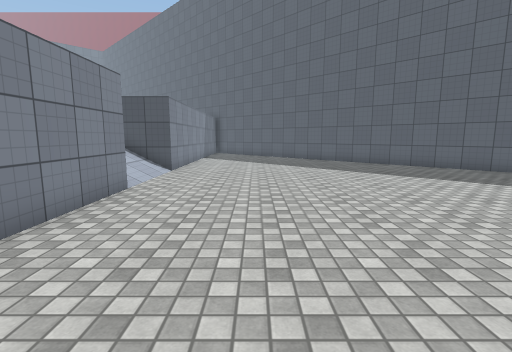
view 1 (above)

17 first-person views from a walk through a scene from a Unity 3-D project. The camera is 1.4 m above the floor, tilts 8° down and sees 85° across. The floor is counted in squares, 1 m on a side. Each view is taken from the middle of a square. On the plan, view 1 faces up. The plan holds only what a view shows up to about 14 squares ahead; the rest is blank. The place goes on beyond the plan. The player character is not drawn. Surface patterns are stand-ins for the level's own textures.

view 2
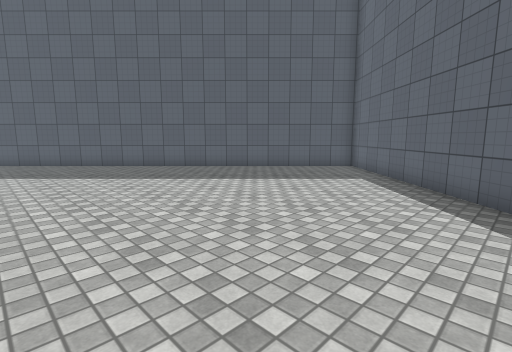

view 3
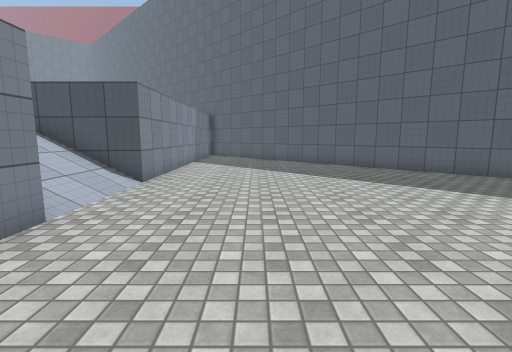

view 4
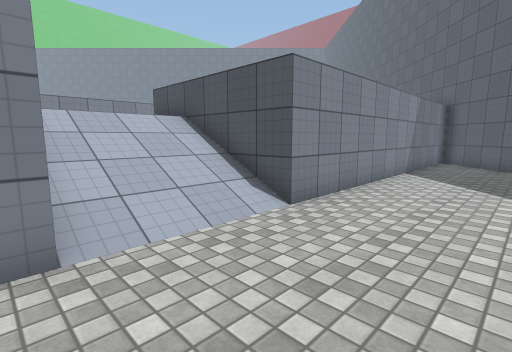

view 5
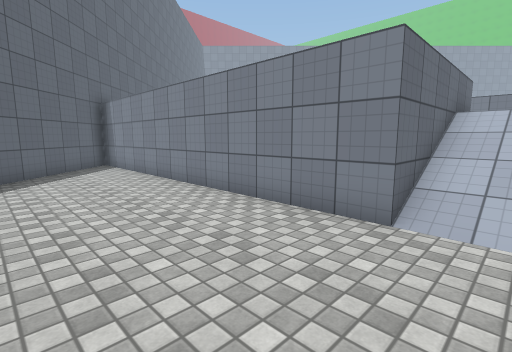

view 6
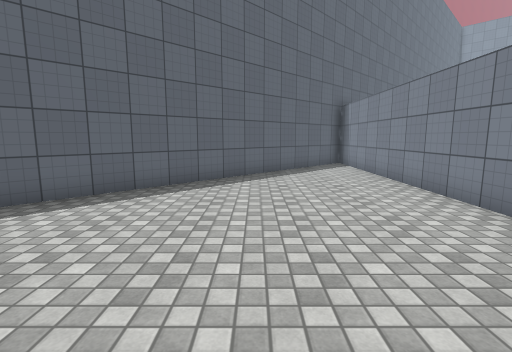

view 7
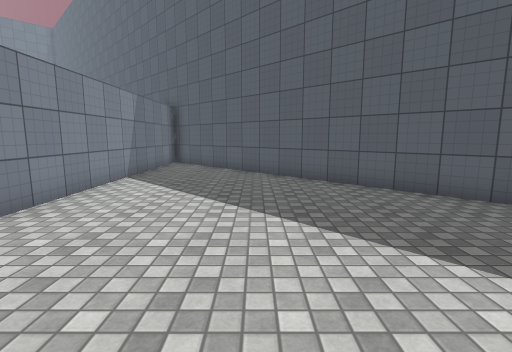

view 8
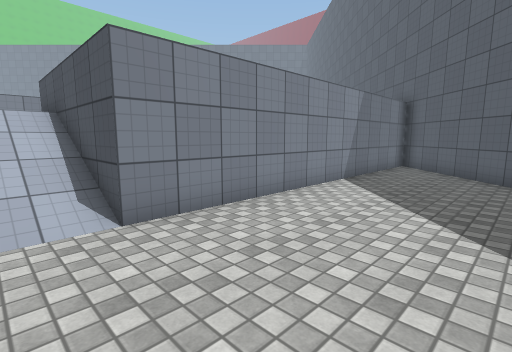

view 9
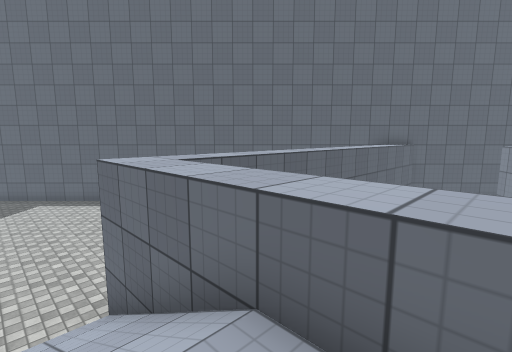

view 10
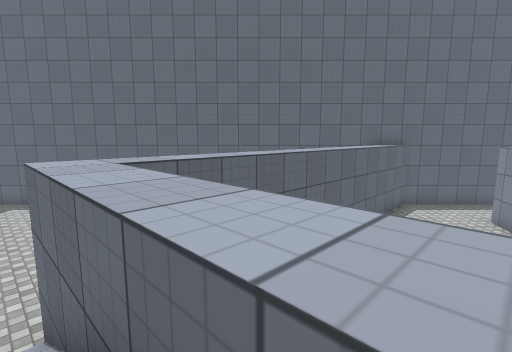

view 11
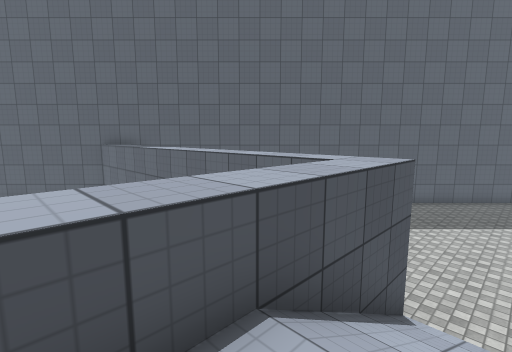

view 12
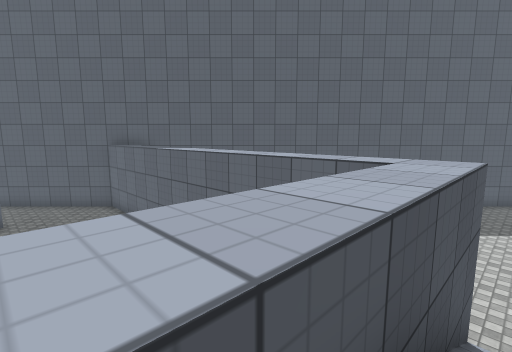

view 13
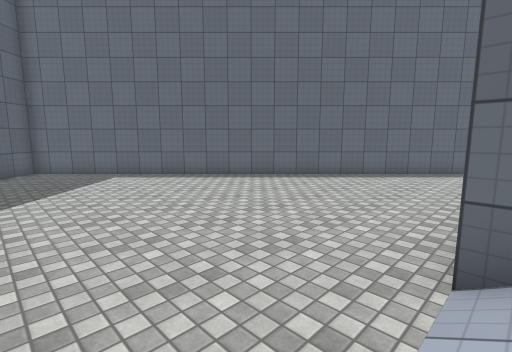

view 14
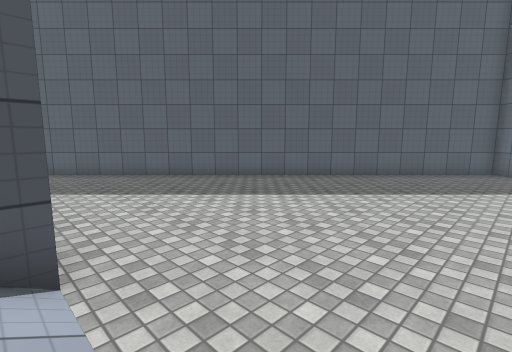

view 15
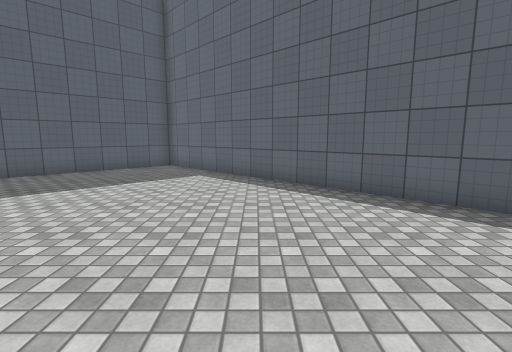

view 16
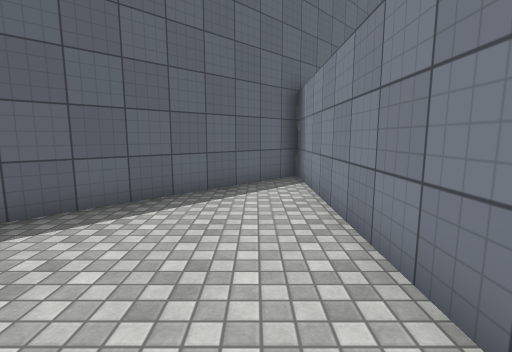

view 17
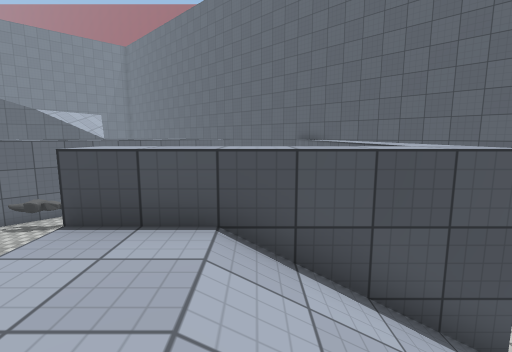

### Floor plan
Key: @ floor where view 1 was taken; # wall or solid block; . main floor; : floor 2 m higher than the main floor; / step, stairs or slope; ^ raised ledge; v drop or lower ground.
Columns run from 9 left of view 1 to 12 right of it. Each row starts with its distance up from view 1.
 26  vvv##
 25 #vvvv##
 24 vvvvv###
 23      #.##
 22      #..##
 21      #...##
 20      #....##
 19      #.....##
 18      #......##
 17      #.......##
 16      #........##
 15      #.........##
 14      #..........##
 13      #...........##
 12 ^^^###............##
 11 ::////.............##
 10 ::////..............##
  9 ::////...............#
  8 ::////..............##
  7 ^^^###.............##
  6      #............##
  5      #...........##
  4      #..........##
  3      #.........##
  2      #........##
  1      #.......##
  0      #...@..##
 -1      #.....##
 -2      #....##
 -3      #...##
 -4      #..##
 -5 #vvvv#.##
 -6 ##vvv###
 -7  vvvv#
 -8  vvv##

Positions as (right, up) in squares from view 1, and headings:
1: (0, 0), facing up
2: (-1, 3), facing up-right
3: (0, 3), facing up
4: (0, 7), facing up-left
5: (1, 9), facing down-left
6: (1, 9), facing down
7: (1, 9), facing up
8: (1, 10), facing up-left
9: (-9, 9), facing down-right
10: (-9, 8), facing down-right
11: (-9, 10), facing up-right
12: (-9, 11), facing up-right
13: (-4, 11), facing down-right
14: (-4, 8), facing up-right
15: (-2, 5), facing right
16: (-2, 4), facing down
17: (-7, 8), facing up
